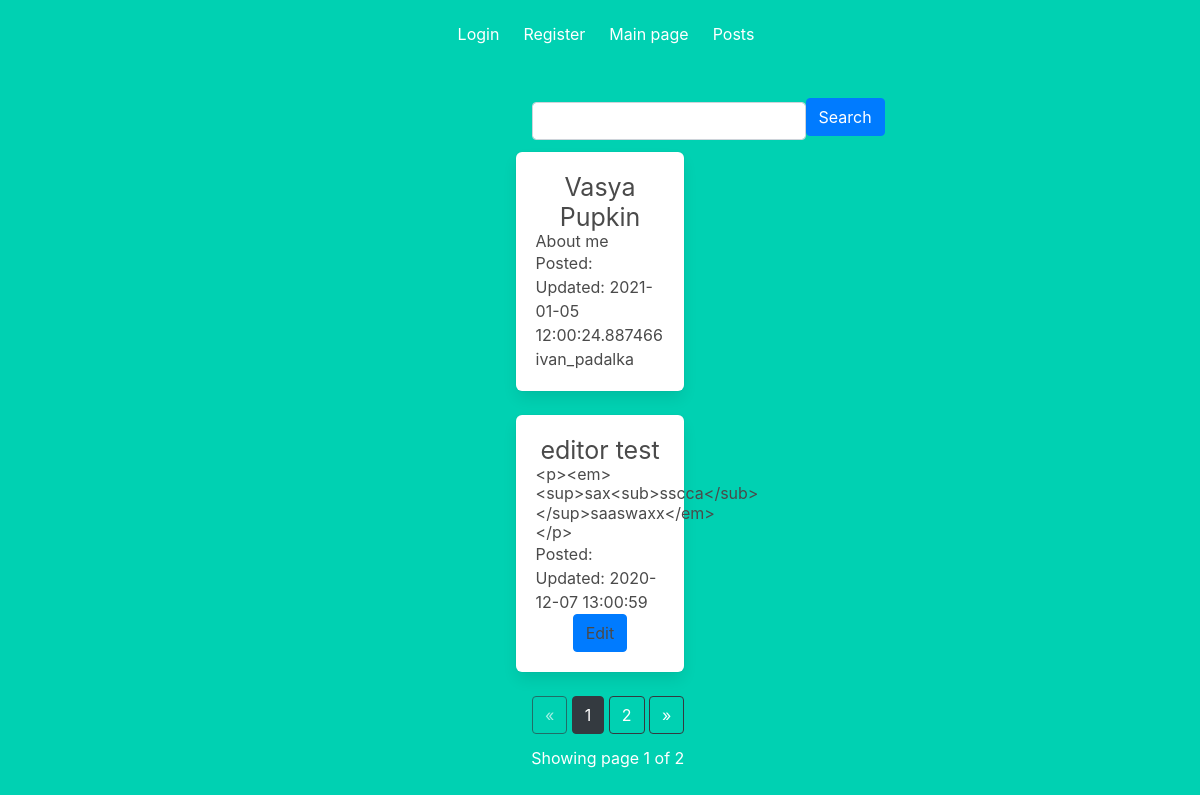
Page /posts on the earlier database version.
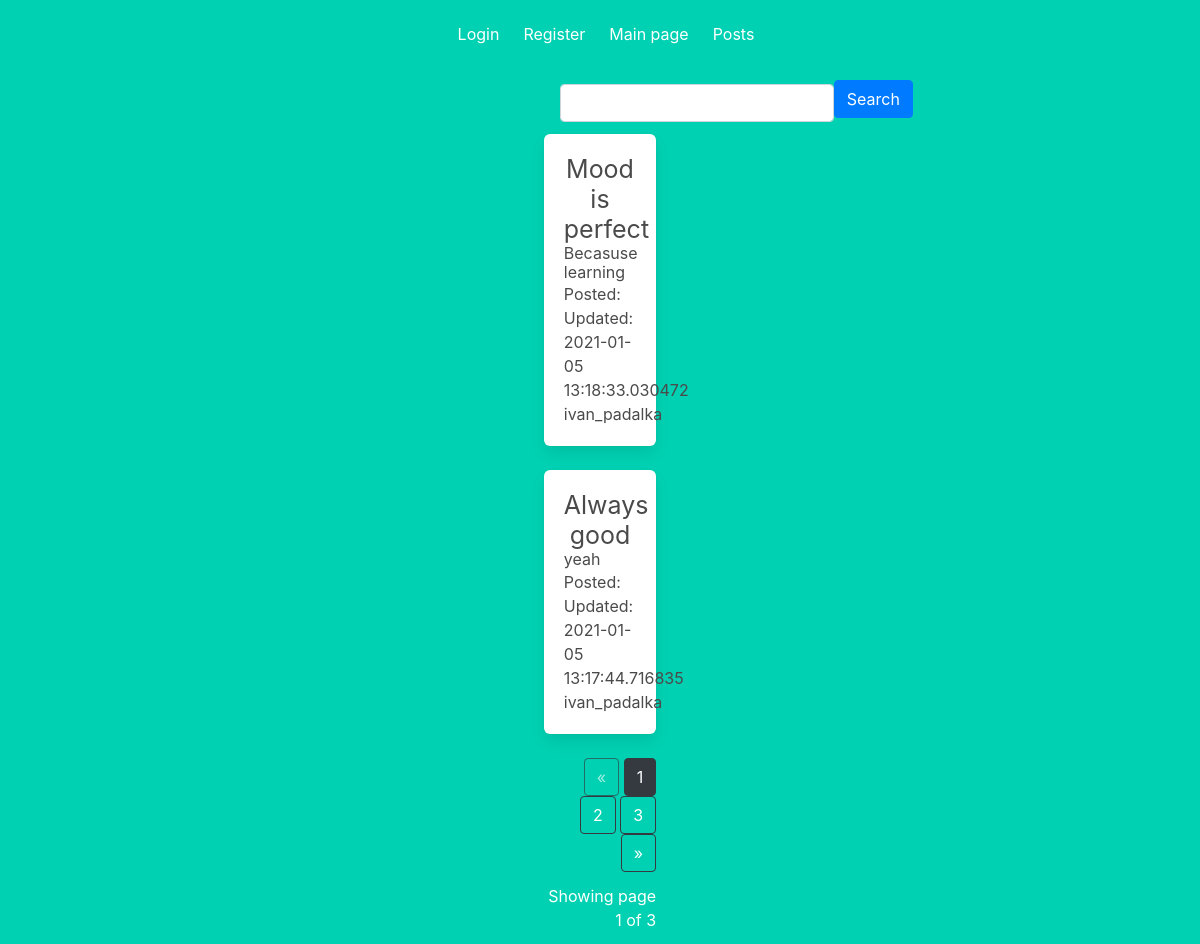
Same page on the later database version.
### app/models.py (models this page shows, shortened)
class Post(db.Model):
    id = db.Column(db.Integer, primary_key=True)
    title = db.Column(db.String(100))
    body = db.Column(db.String(140))
    timestamp = db.Column(db.DateTime, index=True, default=dt.utcnow)
    updatetime = db.Column(db.DateTime, default=dt.utcnow)
    user_id = db.Column(db.Integer, db.ForeignKey('user.id'))

class User(db.Model, UserMixin):
    id = db.Column(db.Integer, primary_key=True)
    username = db.Column(db.String(64), index=True, unique=True)
    email = db.Column(db.String(120), index=True, unique=True)
    password_hash = db.Column(db.String(128))
    posts = db.relationship('Post', backref='author', lazy='dynamic')
    image_file = db.Column(db.String(20), nullable=False, default='default.jpeg')
    about_me = db.Column(db.String(140))
    last_seen = db.Column(db.DateTime, default=dt.utcnow)
    admin = db.Column(db.Boolean, default=False)

### app/blueprints/post/views.py (the view)
@post_blueprint.route('/posts',methods=['GET', 'POST'])
def posts():
    q = request.args.get('q')
    if q:
        posts = Post.query.filter(Post.title.contains(q) | Post.body.contains(q))
    else:
        posts = Post.query.order_by(Post.timestamp.desc())
    page = request.args.get('page', 1, type=int)
    posts = posts.paginate(page=page, per_page=ROWS_PER_PAGE)
    return render_template('post/posts.html', posts=posts, q=q)

### app/blueprints/post/templates/post/posts.html (shortened to what this page needs)
{% extends "layout.html" %}
{% block content %}
<div class="column is-4 is-offset-4">
    <form class="form-inline">
        <div class="form-group mx-sm-3 mb-2">
            <input class="form-control" type='text', name='q',  >
                <button type='submit' class="btn btn-primary mb-2"> Search</button>
        </div>
    </form>
    {% for post in posts.items %}
   <div class="box">
       <div class="text-center">
           <h1 style="font-size: 25px;" >{{post.title}}</h1>
           <h5 style="text-align: left;">{{post.body}}</h5>
           <inline><p style="text-align: left;"> Posted: </p></inline>
           <inline><p style="text-align: left;">Updated: {{post.updatetime}}</p></inline>
           <inline><p style="text-align: left;"> {{post.author.username}} </p></inline>
           {% if current_user.username == post.author.username %}
                <a href="{{url_for('posts.post', post_id=post.id)}}" class="btn btn-primary">Edit</a>
           {% endif %}
      </div>
   </div>
    {% endfor %}
<div class="text-right">
  <a href="{{ url_for('posts.posts', page=posts.prev_num, q=q) }}"
     class="btn btn-outline-dark
     {% if posts.page == 1 %}disabled{% endif %}">
      &laquo;
  </a>
  {% for page_num in posts.iter_pages(left_edge=1, right_edge=1, left_current=1, right_current=2) %}
{% if page_num %}
          {% if posts.page == page_num %}
          <a href="{{ url_for('posts.posts', page=page_num, q=q) }}"
             class="btn btn-dark">
              {{ page_num }}
          </a>
          {% else %}
          <a href="{{ url_for('posts.posts', page=page_num, q=q) }}"
             class="btn btn-outline-dark">
              {{ page_num }}
          </a>
          {% endif %}
      {% else %}
          ...
      {% endif %}
  {% endfor %}
  <a href="{{ url_for('posts.posts', page=posts.next_num, q=q) }}"
     class="btn btn-outline-dark
     {% if posts.page == posts.pages %}disabled{% endif %}">
      &raquo;
  </a>
</div>
<p class="text-right mt-3">
 Showing page {{ posts.page }} of {{ posts.pages }}
</p>
</div>
{% endblock %}

Differences in the rows shown:
no longer on this page (row unchanged): Post: title "Vasya Pupkin", body "About me", updatetime "2021-01-05 12:00:24.887466", author.username "ivan_padalka"
no longer on this page (row unchanged): Post: title "editor test", body "<p><em><sup>sax<sub>sscca</sub></sup>saaswaxx</em></p>", updatetime "2020-12-07 13:00:59"
added Post: title "Mood is perfect", body "Becasuse learning", updatetime "2021-01-05 13:18:33.030472", author.username "ivan_padalka"
added Post: title "Always good", body "yeah", updatetime "2021-01-05 13:17:44.716835", author.username "ivan_padalka"
Other differences:
{{ posts.pages }}: "2" → "3"
new list line: "3"
